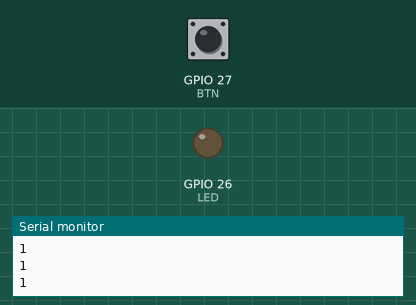
This sketch was run on a simulated ESP32. Parts: output pins drawn as LEDs (lit = HIGH), the last lines printed to the serial monitor. The inputs (shaded band) are chosen by the test bench; at power-on: GPIO 27 (BTN) HIGH.

Above: at 1.2 s.
1.3 s: GPIO 27 (BTN) pulled LOW for 0.25 s
At 1.5 s:
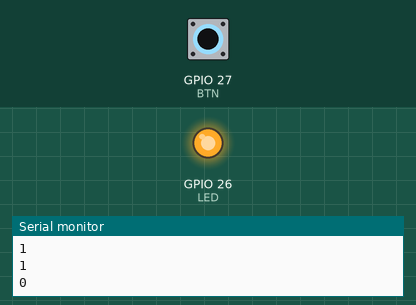
3.1 s: GPIO 27 (BTN) pulled LOW for 3.2 s
At 6.9 s:
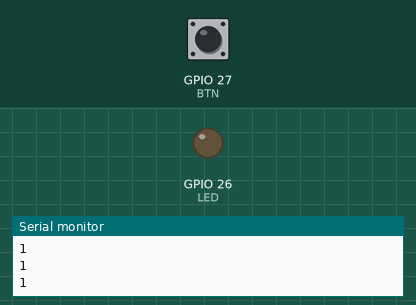
Timing chart, 0 to 8.4 s (numbered marks = the images above; inputs shaded):
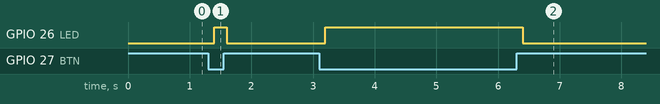

The sketch:

01_led_button_polling.ino
```cpp
// 01. 폴링: 버튼을 누르는 동안 LED 켜기
// 회로: D26 → 220Ω → LED → GND, D27 → 버튼 → GND (내장 풀업)
// 시리얼 모니터 115200: 안 누르면 1, 누르면 0

const int LED = 26;
const int BTN = 27;

void setup() {
  Serial.begin(115200);
  Serial.println("부팅됨");

  pinMode(LED, OUTPUT);
  pinMode(BTN, INPUT_PULLUP);  // 내장 풀업: 평소 1, 누르면 0
}

void loop() {
  int b = digitalRead(BTN);  // loop가 계속 버튼 상태를 물어봄 (폴링)
  Serial.println(b);

  digitalWrite(LED, b == LOW ? HIGH : LOW);  // == (비교), = 아님!
  delay(200);
}
```

Measured:
- after the input at 1.3 s, GPIO 26 (LED): LOW → HIGH after 0.10 s, → LOW 0.20 s later
- after the input at 3.1 s, GPIO 26 (LED): LOW → HIGH after 0.10 s, → LOW 3.2 s later
